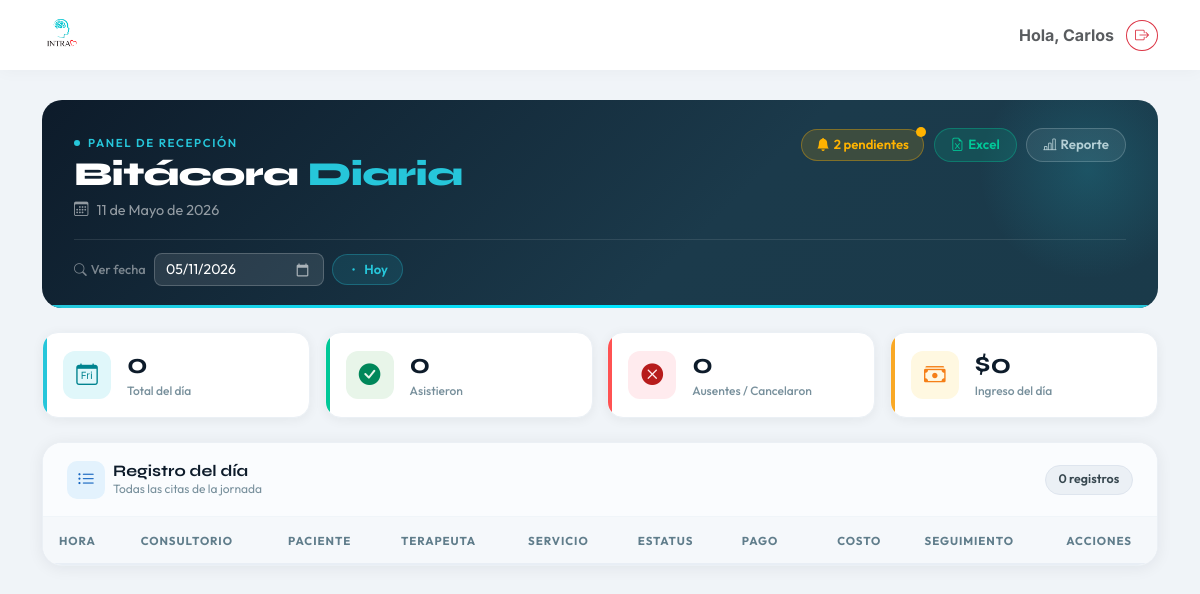
The page /bitacora/ (signed in) on the database as committed earlier.
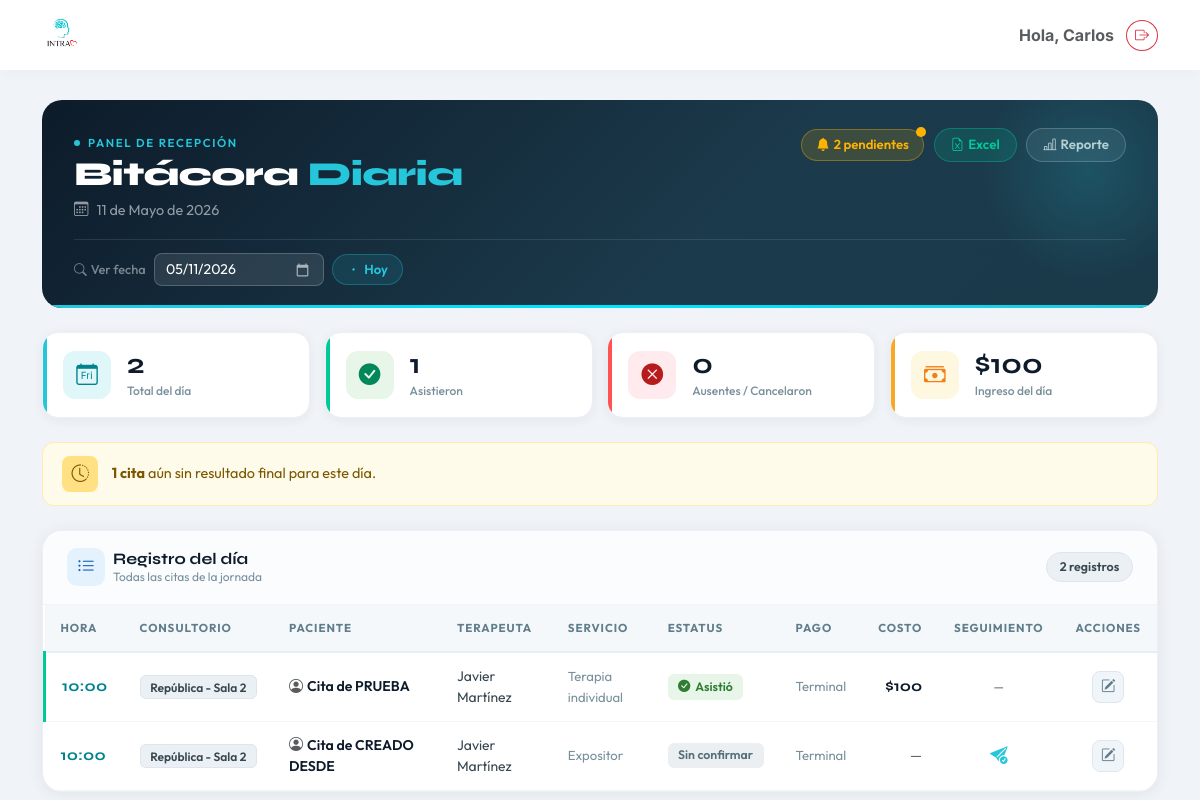
The same page on the database as committed later.
### clinica/models.py (models this page shows, shortened)
class Cita(models.Model):
    ESTATUS_CONFIRMADA = 'confirmada'
    ESTATUS_SIN_CONFIRMAR = 'sin_confirmar'
    ESTATUS_REAGENDO = 'reagendo'
    ESTATUS_CANCELO = 'cancelo'
    ESTATUS_SI_ASISTIO = 'si_asistio'
    ESTATUS_NO_ASISTIO = 'no_asistio'
    ESTATUS_INCIDENCIA = 'incidencia'
    ESTATUS_CHOICES = [
        (ESTATUS_CONFIRMADA, 'Confirmada'),
        (ESTATUS_SIN_CONFIRMAR, 'Sin confirmar'),
        (ESTATUS_REAGENDO, 'Reagendo'),
        (ESTATUS_CANCELO, 'Cancelo'),
        (ESTATUS_SI_ASISTIO, 'Si asistio'),
        (ESTATUS_NO_ASISTIO, 'No asistio'),
        (ESTATUS_INCIDENCIA, 'Incidencia'),
    ]
    ESTATUS_ACTIVOS = (
        ESTATUS_CONFIRMADA,
        ESTATUS_SIN_CONFIRMAR,
        ESTATUS_REAGENDO,
        ESTATUS_INCIDENCIA,
    )
    TIPO_NUEVO = 'N'
    TIPO_REFERIDO = 'R'
    TIPO_SEGUIMIENTO = 'S'
    TIPO_PACIENTE_CHOICES = [
        (TIPO_NUEVO, 'Nuevo'),
        (TIPO_REFERIDO, 'Referido'),
        (TIPO_SEGUIMIENTO, 'Seguimiento'),
    ]
    PAGO_CHOICES = [
        ('Terminal', 'Terminal'),
        ('Transferencia', 'Transferencia'),
        ('Efectivo', 'Efectivo'),
        ('Pase', 'Pase'),
    ]
    paciente = models.ForeignKey(Paciente, on_delete=models.CASCADE, related_name='citas')
    pacientes_adicionales = models.ManyToManyField(
        Paciente,
        blank=True,
        related_name='citas_como_adicional',
    )
    expediente_grupal = models.ForeignKey(
        'ExpedienteGrupal',
        on_delete=models.SET_NULL,
        null=True,
        blank=True,
        related_name='citas',
    )
    fecha = models.DateField()
    hora = models.TimeField()
    tipo_paciente = models.CharField(
        max_length=1,
        choices=TIPO_PACIENTE_CHOICES,
        default=TIPO_SEGUIMIENTO,
    )
    division = models.ForeignKey(Division, on_delete=models.SET_NULL, null=True)
    consultorio = models.ForeignKey(Consultorio, on_delete=models.SET_NULL, null=True)
    servicio = models.ForeignKey(Servicio, on_delete=models.SET_NULL, null=True)
    terapeuta = models.ForeignKey(Terapeuta, on_delete=models.SET_NULL, null=True)
    costo = models.DecimalField(max_digits=10, decimal_places=2, null=True, blank=True)
    metodo_pago = models.CharField(
        max_length=50,
        choices=PAGO_CHOICES,
        null=True,
        blank=True,
    )
    estatus = models.CharField(
        max_length=20,
        choices=ESTATUS_CHOICES,
        default=ESTATUS_SIN_CONFIRMAR,
    )
    folio_fiscal = models.CharField(max_length=100, blank=True, null=True)
    notas = models.TextField(blank=True, null=True)
    tiene_descuento = models.BooleanField(
        null=True, blank=True,
        help_text="Indica si el paciente tiene descuento / estudio socioeconómico activo al momento de la cita."
    )
    @property
    def es_finalizable(self):
        return self.estatus in (
            self.ESTATUS_SIN_CONFIRMAR,
            self.ESTATUS_CONFIRMADA,
            self.ESTATUS_REAGENDO,
            self.ESTATUS_INCIDENCIA,
        )
    def pacientes_display_natural(self):
        nombres = [self.paciente.nombre] if self.paciente_id else []
        nombres.extend(list(self.pacientes_adicionales.values_list('nombre', flat=True)))
        if not nombres:
            return ""
        if len(nombres) == 1:
            return nombres[0]
        if len(nombres) == 2:
            return f"{nombres[0]} y {nombres[1]}"
        return f"{', '.join(nombres[:-1])} y {nombres[-1]}"
    def titulo_cita(self):
        pacientes = self.pacientes_display_natural()
        return f"Cita de {pacientes}" if pacientes else "Cita"
    class Meta:
        verbose_name = "Cita"
        verbose_name_plural = "Citas"
        ordering = ['-fecha', '-hora']

class Consultorio(models.Model):
    SEDE_CHOICES = [
        ('republica',      'República'),
        ('morelos',        'Morelos'),
        ('colinas',        'Colinas'),
        ('trabajo_social', 'Trabajo Social'),
        ('zoom',           'Zoom / Online'),
        ('externo',        'Externo'),
    ]
    nombre = models.CharField(max_length=100)
    sede   = models.CharField(max_length=20, choices=SEDE_CHOICES, null=True, blank=True)
    def __str__(self):
        return self.nombre

class Paciente(models.Model):
    TIPO_CONTACTO_CHOICES = [
        ('propio', 'Propio'),
        ('madre', 'Madre'),
        ('padre', 'Padre'),
        ('pareja', 'Pareja'),
        ('otro', 'Otro'),
    ]
    SEXO_CHOICES = [
        ('Femenino', 'Femenino'),
        ('Masculino', 'Masculino'),
    ]
    usuario = models.OneToOneField(User, on_delete=models.SET_NULL, null=True, blank=True, related_name='perfil_paciente')
    nombre = models.CharField(max_length=200, verbose_name="Nombre Completo")
    fecha_nacimiento = models.DateField(verbose_name="Fecha de Nacimiento")
    nombre_normalizado = models.CharField(max_length=200, blank=True, editable=False)
    sexo = models.CharField(
        max_length=20,
        choices=SEXO_CHOICES,
        default='Femenino',
        verbose_name="Sexo"
    )
    telefono = models.CharField(max_length=20, verbose_name="Teléfono (WhatsApp)")
    identidad_contacto = models.CharField(max_length=20, choices=TIPO_CONTACTO_CHOICES, default='propio')
    servicio_inicial = models.ForeignKey('Servicio', on_delete=models.SET_NULL, null=True, verbose_name="Servicio Inicial")
    consentimiento_firmado = models.FileField(upload_to='documentos/', blank=True, null=True)
    estudio_socioeconomico = models.FileField(upload_to='documentos/', blank=True, null=True)
    apertura_expediente = models.FileField(upload_to='documentos/', blank=True, null=True)
    resumen_clinico = models.TextField(blank=True, null=True)
    empresa = models.ForeignKey(
        'Empresa', on_delete=models.SET_NULL, null=True, blank=True,
        related_name='pacientes'
    )
    division = models.ForeignKey(
        'Division', on_delete=models.SET_NULL, null=True, blank=True,
        related_name='pacientes', verbose_name='División'
    )
    pacientes_relacionados = models.ManyToManyField('self', blank=True, symmetrical=True)
    enlace_resultados = models.URLField(blank=True, null=True)
    fecha_registro = models.DateTimeField(auto_now_add=True)
    class Meta:
        verbose_name = "Paciente"
        verbose_name_plural = "Pacientes"

class Terapeuta(models.Model):
    usuario = models.OneToOneField(User, on_delete=models.SET_NULL, null=True, blank=True, related_name='perfil_terapeuta')
    nombre = models.CharField(max_length=100)
    activo = models.BooleanField(default=True)
    def __str__(self):
        return self.nombre

class Servicio(models.Model):
    nombre = models.CharField(max_length=100)
    precio = models.DecimalField(
        max_digits=10, decimal_places=2, null=True, blank=True,
        verbose_name="Precio estándar",
        help_text="Precio público del servicio. Se usa para calcular penalizaciones por inasistencia."
    )
    def __str__(self):
        return self.nombre

### clinica/views.py (the view, shortened to what this page needs)
# urls.py: path('bitacora/', clinica_views.bitacora_diaria, name='bitacora_diaria'),
@login_required
def bitacora_diaria(request):
    if not request.user.is_superuser:
        return redirect('home')
    from datetime import date as date_type
    fecha_str = request.GET.get('fecha', '')
    try:
        fecha = date_type.fromisoformat(fecha_str) if fecha_str else date_type.today()
    except ValueError:
        fecha = date_type.today()
    citas_qs = (
        Cita.objects
        .filter(fecha=fecha)
        .select_related('paciente', 'terapeuta', 'servicio', 'consultorio', 'division')
        .prefetch_related('pacientes_adicionales')
        .order_by('hora', 'terapeuta__nombre')
    )
    citas = list(citas_qs)
    sol_set = set(
        SolicitudCita.objects
        .filter(fecha_creacion__date=fecha)
        .values_list('terapeuta_id', 'paciente_nombre')
    )
    for cita in citas:
        key = (cita.terapeuta_id, cita.paciente.nombre if cita.paciente else '')
        cita.solicito_seguimiento = key in sol_set
    total         = len(citas)
    asistieron    = sum(1 for c in citas if c.estatus == Cita.ESTATUS_SI_ASISTIO)
    no_asistieron = sum(1 for c in citas if c.estatus in (Cita.ESTATUS_NO_ASISTIO, Cita.ESTATUS_CANCELO))
    por_cerrar    = sum(1 for c in citas if c.es_finalizable)
    monto_dia     = sum(
        (c.costo or Decimal('0')) for c in citas if c.estatus == Cita.ESTATUS_SI_ASISTIO
    )
    solicitudes_pendientes_count = SolicitudCita.objects.filter(estado='pendiente').count()
    meses = ['Enero','Febrero','Marzo','Abril','Mayo','Junio',
             'Julio','Agosto','Septiembre','Octubre','Noviembre','Diciembre']
    fecha_bonita = f"{fecha.day} de {meses[fecha.month - 1]} de {fecha.year}"
    return render(request, 'clinica/bitacora_diaria.html', {
        'citas':                        citas,
        'fecha':                        fecha,
        'fecha_iso':                    fecha.isoformat(),
        'fecha_bonita':                 fecha_bonita,
        'total':                        total,
        'asistieron':                   asistieron,
        'no_asistieron':                no_asistieron,
        'por_cerrar':                   por_cerrar,
        'monto_dia':                    monto_dia,
        'solicitudes_pendientes_count': solicitudes_pendientes_count,
    })

### clinica/templates/clinica/bitacora_diaria.html (shortened to what the changed rows need)
{% extends 'clinica/base.html' %}
{% block content %}
<link rel="stylesheet" href="https://cdn.datatables.net/1.13.7/css/dataTables.bootstrap5.min.css">
<div class="bita-banner mb-4">
    <div class="bita-banner__inner">
        <div class="bita-banner__left">
            <h1 class="bita-title">Bitácora <span class="bita-title__accent">Diaria</span></h1>
        </div>
    </div>
</div>
<div class="bita-stats mb-4">
    <div class="bita-stat bita-stat--teal">
        <div class="bita-stat__body">
            <span class="bita-stat__num">{{ total }}</span>
            <span class="bita-stat__lbl">Total del día</span>
        </div>
    </div>
    <div class="bita-stat bita-stat--green">
        <div class="bita-stat__body">
            <span class="bita-stat__num">{{ asistieron }}</span>
            <span class="bita-stat__lbl">Asistieron</span>
        </div>
    </div>
    <div class="bita-stat bita-stat--gold">
        <div class="bita-stat__body">
            <span class="bita-stat__num">${{ monto_dia|floatformat:0 }}</span>
            <span class="bita-stat__lbl">Ingreso del día</span>
        </div>
    </div>
</div>
{% if por_cerrar > 0 %}
<div class="bita-alert-warn mb-4">
    <div class="bita-alert-warn__icon">
        <i class="bi bi-clock-history"></i>
    </div>
    <div>
        <strong>{{ por_cerrar }} cita{{ por_cerrar|pluralize }}</strong> aún sin resultado final para este día.
    </div>
</div>
{% endif %}
<div class="bita-table-card">
    <div class="bita-table-card__header">
        <div class="d-flex align-items-center gap-2">
            <div class="bita-table-card__icon">
            </div>
            <div>
            </div>
        </div>
        <span class="bita-count-badge">{{ total }} registro{{ total|pluralize }}</span>
    </div>
    <div class="table-responsive">
        <table id="tablaBitacora" class="table align-middle mb-0 tabla-bitacora">
            <thead>
                <tr>
                    <th>Hora</th>
                    <th>Consultorio</th>
                    <th>Paciente</th>
                    <th>Terapeuta</th>
                    <th>Servicio</th>
                    <th>Estatus</th>
                    <th>Pago</th>
                    <th class="text-end">Costo</th>
                    <th class="text-center">Seguimiento</th>
                    <th class="text-center">Acciones</th>
                </tr>
            </thead>
            <tbody>
                {% for cita in citas %}
                <tr class="bita-row {% if cita.estatus == 'si_asistio' %}bita-row--asistio{% elif cita.estatus == 'no_asistio' or cita.estatus == 'cancelo' %}bita-row--ausente{% endif %}">
                    <td>
                        <span class="bita-hora">{{ cita.hora|time:"H:i" }}</span>
                    </td>
                    <td>
                        <span class="bita-consultorio-badge">{{ cita.consultorio|default:"—" }}</span>
                    </td>
                    <td style="min-width:160px;">
                        {% if cita.paciente_id %}
                        <a href="{% url 'detalle_paciente' cita.paciente.id %}"
                           class="bita-paciente-link">
                            <i class="bi bi-person-circle me-1 text-muted"></i>{{ cita.titulo_cita }}
                        </a>
                        {% else %}
                        <span class="text-muted">{{ cita.titulo_cita }}</span>
                        {% endif %}
                    </td>
                    <td>
                        <span class="bita-terapeuta">{{ cita.terapeuta|default:"—" }}</span>
                    </td>
                    <td>
                        <span class="bita-servicio">{{ cita.servicio|default:"—" }}</span>
                    </td>
                    <td style="white-space:nowrap;">
                        {% if cita.estatus == 'si_asistio' %}
                            <span class="ep ep--green"><i class="bi bi-check-circle-fill"></i> Asistió</span>
                        {% elif cita.estatus == 'no_asistio' %}
                            <span class="ep ep--red"><i class="bi bi-x-circle-fill"></i> No asistió</span>
                        {% elif cita.estatus == 'cancelo' %}
                            <span class="ep ep--gray"><i class="bi bi-slash-circle"></i> Canceló</span>
                        {% elif cita.estatus == 'incidencia' %}
                            <span class="ep ep--amber"><i class="bi bi-exclamation-triangle"></i> Incidencia</span>
                        {% elif cita.estatus == 'confirmada' %}
                            <span class="ep ep--blue"><i class="bi bi-calendar-check"></i> Confirmada</span>
                        {% elif cita.estatus == 'reagendo' %}
                            <span class="ep ep--teal"><i class="bi bi-arrow-clockwise"></i> Reagendó</span>
                        {% else %}
                            <span class="ep ep--gray">{{ cita.get_estatus_display }}</span>
                        {% endif %}
                    </td>
                    <td>
                        <span class="bita-pago">{{ cita.metodo_pago|default:"—" }}</span>
                    </td>
                    <td class="text-end">
                        {% if cita.costo is not None %}
                            <span class="bita-costo">${{ cita.costo|floatformat:0 }}</span>
                        {% else %}
                            <span class="text-muted">—</span>
                        {% endif %}
                    </td>
                    <td class="text-center">
                        {% if cita.solicito_seguimiento %}
                            <span class="bita-seguimiento" title="Solicitud enviada a Recepción">
                                <i class="bi bi-send-check-fill"></i>
                            </span>
                        {% else %}
                            <span class="text-muted small">—</span>
                        {% endif %}
                    </td>
                    <td class="text-center">
                        <a href="{% url 'editar_cita' cita.id %}?next=bitacora"
                           class="bita-edit-btn" title="Editar cita">
                            <i class="bi bi-pencil-square"></i>
                        </a>
                    </td>
                </tr>
                {% endfor %}
            </tbody>
        </table>
    </div>
</div>
{% endblock %}

Rows that differ between the two databases and show on the page:
added Cita: hora "10:00", consultorio "República - Sala 2", titulo_cita "Cita de PRUEBA", terapeuta "Javier Martínez", servicio "Terapia individual", estatus "si_asistio" (drawn), metodo_pago "Terminal", costo "100"
added Cita: hora "10:00", consultorio "República - Sala 2", titulo_cita "Cita de CREADO DESDE", terapeuta "Javier Martínez", servicio "Expositor", estatus "Sin confirmar", metodo_pago "Terminal"
Other text that changed with them:
{{ total }}: "0" → "2"
{{ asistieron }}: "0" → "1"
{{ monto_dia|floatformat:0 }}: "0" → "100"
{{ por_cerrar }}: (not shown) → "1"
text now shown: "cita aún sin resultado final para este día."
